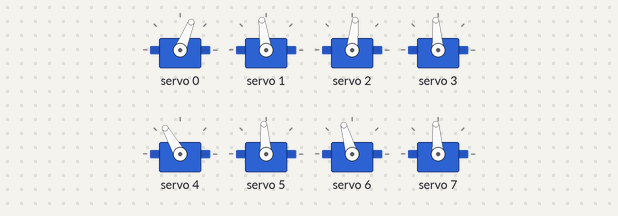
The program below on a simulated Arduino Uno, built with avr-gcc and run on an emulated ATmega328P. Parts: 8 × servo. What the program prints to the serial monitor is not drawn.

Above: at 1.05 s.
At 1.5 s:
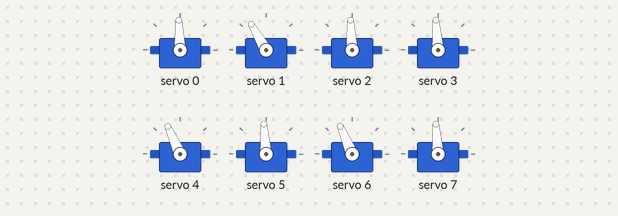
At 2.0 s:
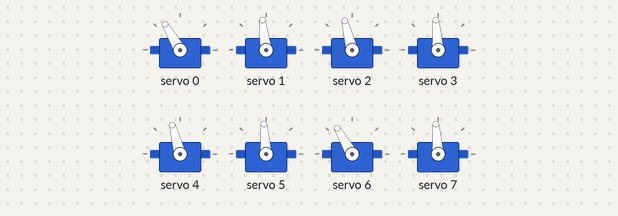
At 3.0 s:
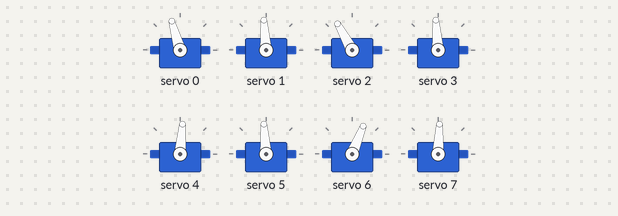
At 4.0 s:
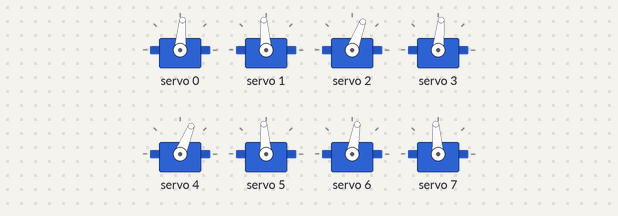
At 5.0 s:
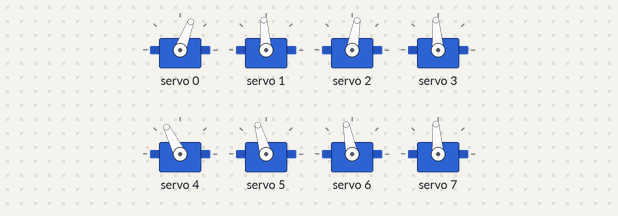
Timing chart, 0 to 6.4 s (numbered marks = the images above):
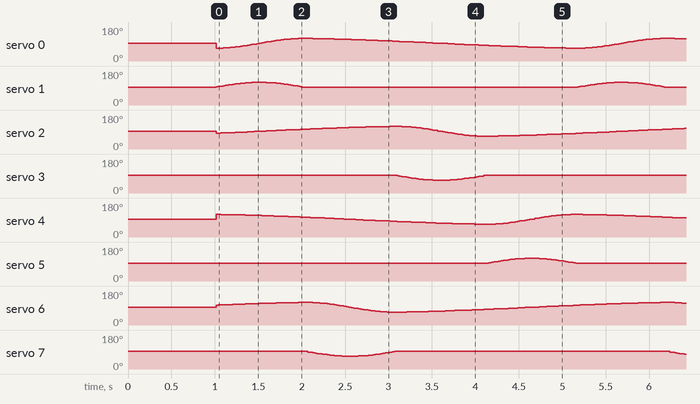

The program:

main.cpp
```cpp
// 2DOF x 4脚 蜘蛛型ロボット: 最小CPG(位相オシレータ)実装
// 各脚: 付け根=yaw, 膝=pitch。上から見てX配置。フィードバック無し(オープンループ)。
// サーボ角 90deg = 各関節のニュートラル。
// 脚の「ニュートラルの向き」(45/135/225/315deg)は機構側で決まるので、
// ソフトでは「ニュートラルからの振れ」だけを出力する。
//
// 歩容: クロール(ウォーク)。常に3脚が接地し、1脚ずつ遊脚にする。
// 遊脚順は 前左→後右→前右→後左(対角順)。左右が完全に鏡像(半周期ずれ)で、全脚が同じ動きをする。
// 重心移動の補正はしない(機体が十分安定している前提)。胴体の動きは滑らか。
// (sim/gait_sim.py, sim/world_sim.py で軌道を確認できる。機体寸法は仮値)
#include <Arduino.h>
#include <Wire.h>
#include <Adafruit_PWMServoDriver.h>

Adafruit_PWMServoDriver pwm;

// ---- 調整パラメータ ----
const float CYCLE_SEC = 3.0f;   // 1周期 [s] (遅いほど安定。慣れたら短く)
const float YAW_AMP   = 25.0f;  // yaw振幅 [deg]
const float KNEE_LIFT = 25.0f;  // 遊脚時の膝の持ち上げ量 [deg]
const float SWING_DUTY = 0.25f; // 1周期のうち遊脚の割合 (4脚で1脚ずつ → 0.25)
const float STANCE_SMOOTH = 0.5f; // 接地中のyaw: 0=等速(胴体の蛇行が小さい) 1=コサイン(離地/着地の速度が滑らか)
const float DT_MS     = 20;     // 制御周期

// 脚番号: 0=前左 1=前右 2=後左 3=後右 (上から見てXの各角)
// 各脚の位相オフセット(周期の割合): 遊脚順 0→3→1→2 (位相が遅れるほど後に遊脚)
const float OFFSET[4]   = {0.00f, 0.50f, 0.25f, 0.75f};
// 左右で取り付けが鏡像なので yaw / knee の回転方向を反転
const int   YAW_DIR[4]  = {+1, -1, +1, -1};  // 実機で符号確認
const int   KNEE_DIR[4] = {+1, -1, +1, -1};
// 個体差トリム [deg] (90からのオフセット)
const float YAW_TRIM[4]  = {0, 0, 0, 0};
const float KNEE_TRIM[4] = {0, 0, 0, 0};

// PCA9685 チャンネル: {yaw, knee}
const uint8_t CH[4][2] = {{0, 1}, {2, 3}, {4, 5}, {6, 7}};

const int SERVOMIN = 110, SERVOMAX = 510;  // 0〜180deg に対応するパルス(要校正)

void setServo(uint8_t ch, float deg) {
  deg = constrain(deg, 0, 180);
  pwm.setPWM(ch, 0, map((long)(deg * 10), 0, 1800, SERVOMIN, SERVOMAX));
}

float phase = 0;           // CPG状態は位相1つだけ (0..1)
float direction = 1.0f;    // +1前進 / -1後退 / 0停止(振幅スケールとして使用)

void setup() {
  Serial.begin(115200);
  Serial.println("Spider CPG init!");
  pwm.begin();
  pwm.setPWMFreq(50);
  for (int i = 0; i < 4; i++) {
    setServo(CH[i][0], 90 + YAW_TRIM[i]);
    setServo(CH[i][1], 90 + KNEE_TRIM[i]);
  }
  delay(1000);
}

void loop() {
  phase += DT_MS / 1000.0f / CYCLE_SEC;
  if (phase >= 1.0f) phase -= 1.0f;

  for (int i = 0; i < 4; i++) {
    float u = phase + OFFSET[i];
    if (u >= 1.0f) u -= 1.0f;

    float yaw, lift;
    if (u < SWING_DUTY) {
      // 遊脚: 持ち上げながら後端→前端へ素早く戻す(コサインで滑らかに)
      float s = u / SWING_DUTY;                       // 0..1
      yaw  = -cos(PI * s);                            // -1 → +1
      lift = sin(PI * s);                             // 0 → 1 → 0
    } else {
      // 接地: 前端→後端へ蹴る(等速とコサインのブレンド)
      float s = (u - SWING_DUTY) / (1.0f - SWING_DUTY);  // 0..1
      yaw  = (1 - STANCE_SMOOTH) * (1.0f - 2.0f * s) + STANCE_SMOOTH * cos(PI * s);  // +1 → -1
      lift = 0;
    }

    setServo(CH[i][0], 90 + YAW_TRIM[i]  + YAW_DIR[i]  * YAW_AMP * yaw * direction);
    setServo(CH[i][1], 90 + KNEE_TRIM[i] + KNEE_DIR[i] * KNEE_LIFT * lift);
  }
  delay(DT_MS);
}
```
